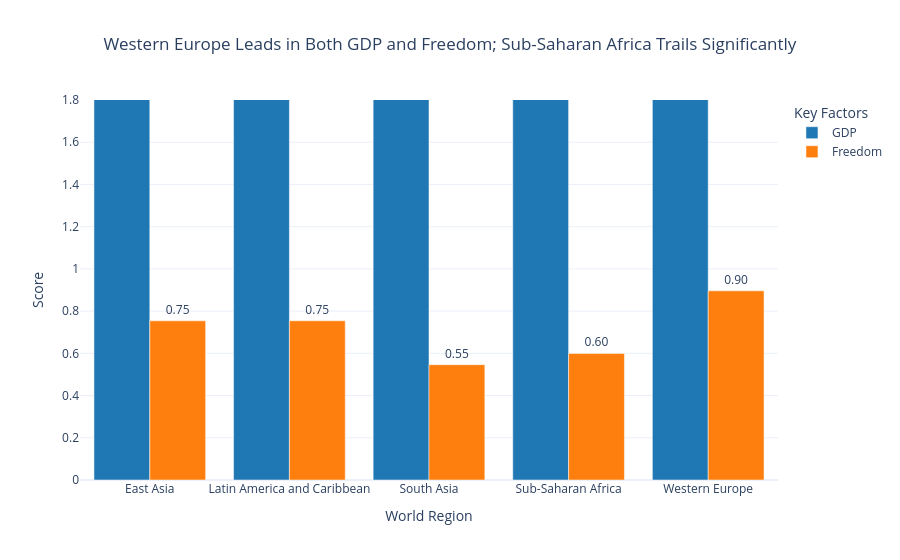

The code cell stored with this chart in its notebook:
### Code cell
# Task 3: Grouped Bar Chart - GDP & Freedom Across Top 5 Populated Regions
# -------------------------------------------------------------------------

# Step 1: 
target_regions = [
    'Western Europe', 
    'Latin America and Caribbean', 
    'East Asia', 
    'Sub-Saharan Africa', 
    'South Asia'
]
region_filtered = df[df['Region'].isin(target_regions)]

# Step 2: 
factor_avg = region_filtered.groupby('Region')[['GDP', 'Freedom']].mean().reset_index()

# Step 3: 
fig = px.bar(
    factor_avg,
    x='Region',
    y=['GDP', 'Freedom'], 
    barmode='group',       
    title='Western Europe Leads in Both GDP and Freedom; Sub-Saharan Africa Trails Significantly',
    color_discrete_map={   
        'GDP': '#1f77b4',
        'Freedom': '#ff7f0e'
    },
    labels={
        'value': 'Score',
        'variable': 'Metric',
        'Region': 'World Region'
    }
)


fig.update_layout(
    yaxis_range=[0, 1.8],    
    template='plotly_white',
    title_x=0.5,
    legend_title='Key Factors'
)

fig.update_traces(texttemplate='%{y:.2f}', textposition='outside')
fig.show()

### Figure 1 — Plotly figure (JSON) as saved in the notebook; plotly's stock layout.template omitted (floating-point values rounded to 4 significant figures)
{"data": [{"alignmentgroup": "True", "hovertemplate": "Metric=GDP<br>World Region=%{x}<br>Score=%{y}<extra></extra>", "legendgroup": "GDP", "marker": {"color": "#1f77b4", "pattern": {"shape": ""}}, "name": "GDP", "offsetgroup": "GDP", "orientation": "v", "showlegend": true, "textposition": "outside", "texttemplate": "%{y:.2f}", "type": "bar", "x": ["East Asia", "Latin America and Caribbean", "South Asia", "Sub-Saharan Africa", "Western Europe"], "xaxis": "x", "y": [10.31, 9.135, 7.152, 7.082, 10.96], "yaxis": "y"}, {"alignmentgroup": "True", "hovertemplate": "Metric=Freedom<br>World Region=%{x}<br>Score=%{y}<extra></extra>", "legendgroup": "Freedom", "marker": {"color": "#ff7f0e", "pattern": {"shape": ""}}, "name": "Freedom", "offsetgroup": "Freedom", "orientation": "v", "showlegend": true, "textposition": "outside", "texttemplate": "%{y:.2f}", "type": "bar", "x": ["East Asia", "Latin America and Caribbean", "South Asia", "Sub-Saharan Africa", "Western Europe"], "xaxis": "x", "y": [0.754, 0.7542, 0.5463, 0.5994, 0.8961], "yaxis": "y"}], "layout": {"barmode": "group", "legend": {"title": {"text": "Key Factors"}, "tracegroupgap": 0}, "title": {"text": "Western Europe Leads in Both GDP and Freedom; Sub-Saharan Africa Trails Significantly", "x": 0.5}, "xaxis": {"anchor": "y", "domain": [0, 1], "title": {"text": "World Region"}}, "yaxis": {"anchor": "x", "domain": [0, 1], "range": [0, 1.8], "title": {"text": "Score"}}}}
